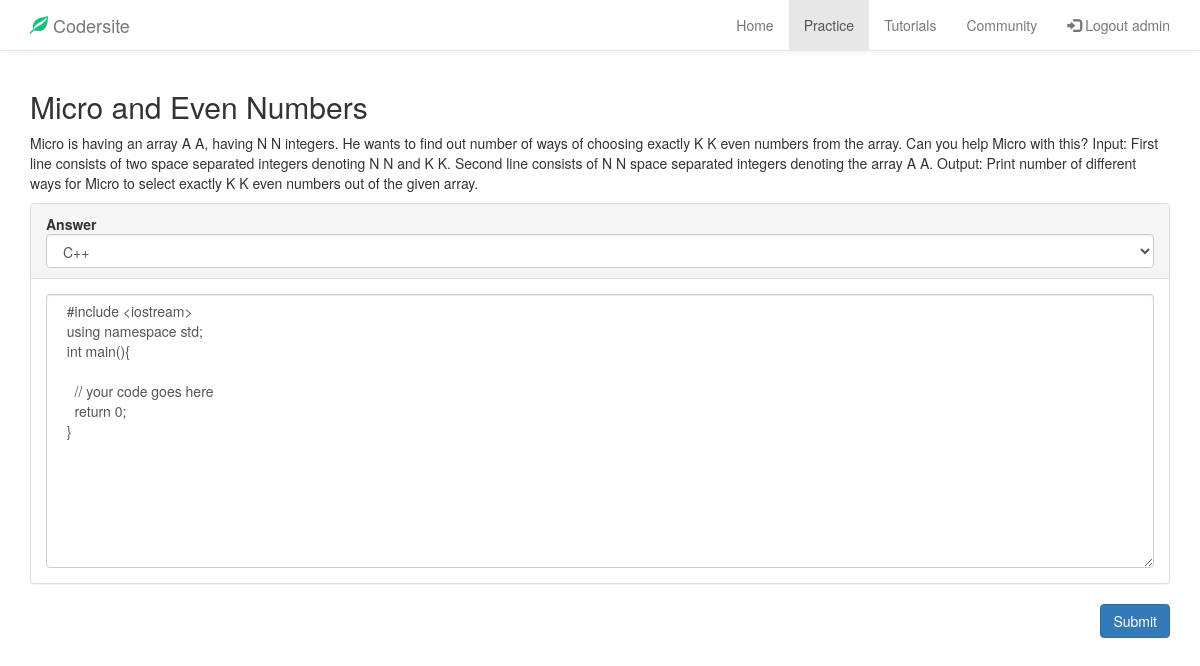
Screenshot of /practice/3/ (signed in) with the database file from the repository.
### practice/models.py (models this page shows, shortened)
class Question(models.Model):
  title = models.TextField(max_length=400)
  statement = models.TextField()
  category = models.ForeignKey(Category)

### practice/views.py (the view)
# urls.py: url(r'^(?P<pk>[0-9]+)/$', views.DetailView.as_view(), name='detail'),
@login_required(login_url='../../login/')
def detail(request, question_id):
  question = get_object_or_404(Question, pk=question_id)
  code = """
  #include <iostream>
  using namespace std;
  int main(){

    // your code goes here
    return 0;
  }
  """
  return render(request, 'practice/question_page.html', {
      'question': question,
      'source_code': code,
    })

### practice/templates/practice/question_page.html (shortened to what this page needs)
{% extends 'base2.html' %}
{% block content %}
<br>
<div class="container">
    <h2>{{ question.title }}</h2>
    <p>
        {{ question.statement }}
    </p>
    <form action="{% url 'practice:submit' question.id %}" method="post">
        <div class="panel panel-default">
            <div class="panel-heading">
                <strong>Answer </strong>
                <select class="form-control">
                    <option>C++</option>
                </select>
            </div>
            <div class="panel-body">
                <textarea class="form-control" name="answer_input" rows="13" cols="80">{{ source_code}}</textarea>
            </div>
        </div>
        <input class="btn btn-primary" type="submit" name="Submit" style="float:right;">
    </form>
</div>
{% endblock %}

### templates/base2.html (shortened to what this page needs)
<!DOCTYPE html>
<html lang="en">
<head>
  {% load static %}
  <link rel="stylesheet" href="{% static 'css/bootstrap.min.css' %}">
  <link rel="stylesheet" href="{% static 'css/mine.css' %}">
</head>
<body>
  <nav class="navbar navbar-default navbar-fixed-top">
    <div class="container">
      <div class="navbar-header">
          <a class="navbar-brand" href="#">
            <span class="glyphicon glyphicon-leaf" style="color: #14c07b;"></span> Codersite
          </a>
      </div>
      <div class="navbar-collapse collapse" >
        <ul class="nav navbar-nav navbar-right">
          <li class="active" id="home-tab"><a href="{% url 'logapp:home'%}">Home</a></li>
          <li class id="practice-tab"><a href="{% url 'practice:index' %}">Practice</a></li>
          <li id="article-tab"><a href="{% url 'articles:index' %}">Tutorials</a></li>
          <li id="forum-tab"><a href="{% url 'forum:index' %}">Community</a></li>
          {% if user.is_authenticated %}
          <li class="navbar-custom"><a href="{% url 'logout' %}" class="color-white">
              <span class="glyphicon glyphicon-log-in color-white"></span> Logout {{user.username}}</a>
          </li>
          {% endif %}
        </ul>
      </div>
    </div>
  </nav>
  {% block content %}
  {% endblock %}
</body>
</html>

### static/css/mine.css (style rules this page uses)
.navbar { -webkit-box-shadow: 0 8px 6px -6px rgba(0,0,0,0.05); -moz-box-shadow: 0 8px 6px -6px rgba(0,0,0,0.05); box-shadow: 0 8px 6px -6px rgba(0,0,0,0.05); background-color: white; }
.navbar-brand { color: #14c07b; }
body { padding-top: 50px; }

### rows the page displays
Question: title "Micro and Even Numbers", statement "Micro is having an array A A, having N N integers. He wants to find out number of ways of choosing exactly K K even numbers from the array. Can you help Micro with this? Input: First line consists of two space separated integers denoting N N and K K. Second line consists of N N space separated integers denoting the array A A. Output: Print number of different ways for Micro to select exactly K K even numbers out of the given array."

### other values shown
{{ user.username }} "admin"
